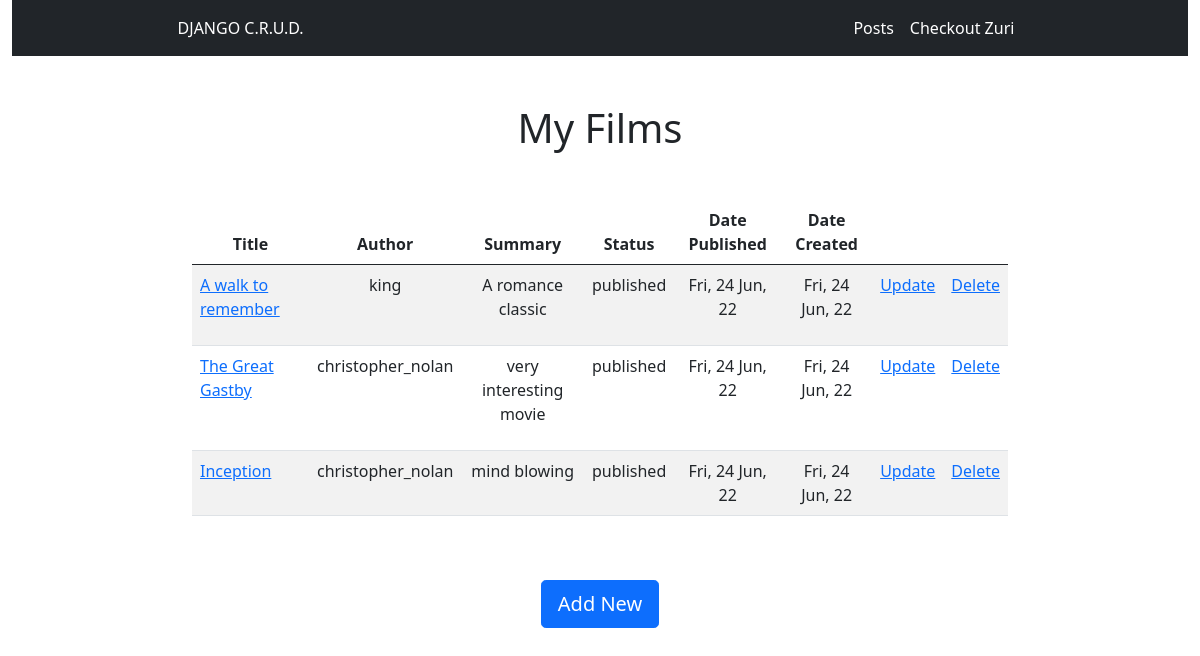
Screenshot of /blog/ with the database file from the repository.
### blog/models.py (models this page shows, shortened)
class Post(models.Model):
    STATUS_CHOICES = (
        ("draft", "Draft"),
        ("published", "Published")
    )
    title = models.CharField(max_length=250)
    slug = models.SlugField(max_length=300, unique=True, editable=False)
    author = models.ForeignKey(
        get_user_model(), on_delete=models.CASCADE, related_name="blog_posts"
    )
    body = models.TextField()
    publish = models.DateTimeField(default=timezone.now)
    created = models.DateTimeField(auto_now_add=True)
    updated = models.DateTimeField(auto_now=True)
    status = models.CharField(
        max_length=10, choices=STATUS_CHOICES, default="draft"
    )
    class Meta:
        ordering = ("-publish",)
    def get_absolute_url(self):
        return reverse("blog:post_detail", kwargs={"slug": self.slug})

### blog/views.py (the view)
# urls.py: path("", views.PostListView.as_view(), name="all"),
class PostListView(ListView):
    model = Post

### blog/templates/blog/post_list.html (shortened to what this page needs)
{% extends 'base.html' %}
{% block content %}
<div class="container d-flex mt-5" style="width: 70%;">
    <div class="col">
        <h1 class="text-center">My Films</h1>
        <table class="table table-striped mt-5">
            <thead>
                <tr>
                    <th class="text-center" scope="col">Title</th>
                    <th class="text-center" scope="col">Author</th>
                    <th class="text-center" scope="col">Summary</th>
                    <th class="text-center" scope="col">Status</th>
                    <th class="text-center" scope="col">Date Published</th>
                    <th class="text-center" scope="col">Date Created</th>
                    <th></th>
                    <th></th>
                </tr>
            </thead>
            <tbody>
                {% for post in post_list %}
                <tr>
                    <td class="ml-5"><a href="{{post.get_absolute_url}}">{{post.title}}</a></td>
                    <td class="text-center">{{post.author}}</td>
                    <td class="text-center">{{post.body|truncatewords:30|linebreaks}}</td>
                    <td class="text-center">{{post.status}}</td>
                    <td class="text-center">{{post.publish|date:"D, d M, y"}}</td>
                    <td class="text-center">{{post.created|date:"D, d M, y"}}</td>
                    <td><a href="{% url 'blog:post_update' post.slug %} ">Update</a></td>
                    <td><a href="{% url 'blog:post_delete' post.slug %}">Delete</a></td>
                </tr>
            {% endfor %}
            </tbody>
        </table>
        <div class="d-flex justify-content-center">
            <a href="{% url 'blog:post_create' %}" class="d-block btn btn-primary btn-lg my-5">Add New</a>
        </div>
    </div>
</div>
{% endblock content %}

### blog/templates/base.html (shortened to what this page needs)
<!DOCTYPE HTML>
<html lang="en">
<head>
<link href="https://cdn.jsdelivr.net/npm/bootstrap@5.0.2/dist/css/bootstrap.min.css" rel="stylesheet">
</head>
<body>
<div class="container-fluid">
    <nav class="navbar navbar-expand-lg navbar-dark bg-dark">
        <div class="d-flex justify-content-between px-5 mx-auto" style="width: 80%;">
            <span class="navbar-text text-white">DJANGO C.R.U.D.</span>
            <ul class="navbar-nav mr-auto">
                <li class="nav-item active">
                    <a class="nav-link active" href="{% url 'blog:all' %}">Posts</a>
                </li>
                <li class="nav-item active">
                    <a class="nav-link active" href="https://zuri.team/" target="_blank">Checkout Zuri</a>
                </li>
            </ul>
        </div>
    </nav>
</div>
{% block content %}
{% endblock content %}
</body>
</html>

### rows the page displays
Post: title "A walk to remember", author "king", body "A romance classic", status "published", publish "Fri, 24 Jun, 22", created "Fri, 24 Jun, 22"
Post: title "The Great Gastby", author "christopher_nolan", body "very interesting movie", status "published", publish "Fri, 24 Jun, 22", created "Fri, 24 Jun, 22"
Post: title "Inception", author "christopher_nolan", body "mind blowing", status "published", publish "Fri, 24 Jun, 22", created "Fri, 24 Jun, 22"
